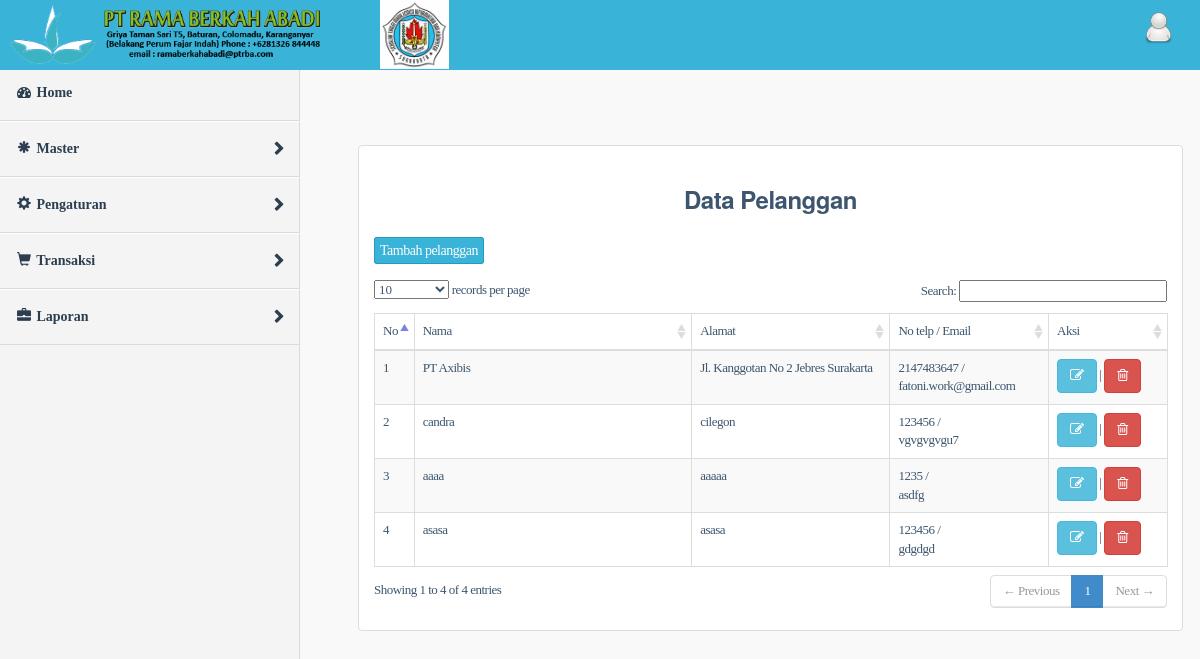
The app's page /media.php?mod=pelanggan (signed in) with its own data.
### tables this page shows
CREATE TABLE `pelanggan` (
`id`  int(25) NOT NULL ,
`nm_pelanggan`  varchar(250) NOT NULL ,
`almt_pelanggan`  varchar(250) NOT NULL ,
`no_telp`  int(25) NOT NULL ,
`email`  varchar(35) NOT NULL ,
PRIMARY KEY (`id`)
);

### mod/master/pelanggan.php (the view, shortened to what this page needs)
<link href="./css/media.css" rel="stylesheet" type="text/css">
<link href="./css/bootstrap.css" rel="stylesheet" type="text/css">
<?php
function doBrowse(){
		$no=0;
		$query=mysql_query("select * from pelanggan")or die("gagal".mysql_error());
?>
    <div class="tabelku">
	<div class="content-header"><center><h3><b><label>Data Pelanggan</label></b><h3></a></center></div>
    <div class="content-header">
		<a href="?mod=pelanggan&act=addpelanggan" class="blue_solid">Tambah pelanggan</a>
	</div>
    <br>
        <table id="example1" class="table table-bordered table-striped">
               <thead>
                    <tr>
                       <th>No</th>
                       <th>Nama</th>
					   <th>Alamat</th>
					   <th>No telp / Email</th>
                       <th>Aksi</th>
                    </tr>
               </thead>
               <tbody>
               <?php
			   while($r=mysql_fetch_array($query)){
			   $no++;
			   ?>
                    <tr>
                       <td width="5%"><?php echo"$no";?></td>
					   <td width="35%"><?php echo"$r[nm_pelanggan]";?></td>
                       <td width="25%"><?php echo"$r[almt_pelanggan]";?></td>
					   <td width="20%"><?php echo"$r[no_telp]";?> / <br><?php echo"$r[email]";?></td>
                       <td width="15%"><a href="?mod=pelanggan&act=editpelanggan&id=<?php echo"$r[id]";?>" class="btn btn-info"><i class="fa fa-edit"></i></a> |
                       <a href="aksi.php?mod=pelanggan&act=hapus_pelanggan&id=<?php echo"$r[id]";?>" class="btn btn-danger"onclick="return confirm('Apakah Anda Yakin, ingin menghapus data ini?')" ><i class="fa fa-trash-o"></i></a></td>
                    </tr>
               <?php
			   }
			   ?>
             </tbody>
        </table>
    </div>
<?php
    }
?>
<?php
switch($_GET['act']){
    default:
        doBrowse();
     break;
}
?>

### css/media.css (style rules this page uses)
html, body, div, span, applet, object, iframe, h1, h2, h3, h4, h5, h6, p, blockquote, pre, a, abbr, acronym, address, big, cite, code, del, dfn, em, img, ins, kbd, q, s, samp, small, strike, strong, sub, sup, tt, var, b, u, i, center, dl, dt, dd, ol, ul, li, fieldset, form, label, legend, table, caption, tbody, tfoot, thead, tr, th, td, article, aside, canvas, details, embed, figure, figcaption, footer, header, hgroup, menu, nav, output, ruby, section, summary, time, mark, audio, video { border: 0 none; font: inherit; margin: 0; padding: 0; vertical-align: baseline; }
th { text-align:center; }
body { line-height: 1; }
table { border-collapse: collapse; border-spacing: 0; }
* { margin: 0 auto; padding: 0; }
body { font-family: Tahoma!important; letter-spacing: -0.5px; background:#F9F9F9 !important; overflow-y: auto; overflow-x: hidden; font-size: 13px!important; }
table { border: medium none; width: 98%; }
table td, th { padding: 6px; text-align: left; }
a { color: #f05451; text-decoration: none; }
.tabelku { background: none repeat scroll 0 0 #fff; border: 1px solid #ddd; border-radius: 4px; color: #3d566e; margin-left: 23px; margin-right: 32px; margin-top: 25px; padding: 15px; }
.tabelku h3 { color:#3D566E;line-height:normal; }
.tabelku .blue_solid, .tabelku .green_btn, .tabelku .red_btn , .tabelku .yellow_btn { background: none repeat scroll 0 0 #fff !important; border-radius: 3px; color: #3d566e !important; cursor: pointer; font-size: 14px !important; height: 20px !important; padding: 5px !important; box-sizing:content-box; }
.tabelku .blue_solid { background:#39B3D7 !important; color:#fff !important; border: 1px solid #269ABC !important; }
.blue_solid, .green_btn, .yellow_btn, .red_btn { transition:all 0.5s ease-in-out 0s; -moz-transition:all 0.5s ease-in-out 0s; -ms-transition:all 0.5s ease-in-out 0s; -o-transition:all 0.5s ease-in-out 0s; -webkit-transition:all 0.5s ease-in-out 0s; }

### records on screen
pelanggan: nm_pelanggan "PT Axibis", almt_pelanggan "Jl. Kanggotan No 2 Jebres Surakarta", no_telp "2147483647", email "fatoni.work@gmail.com"
pelanggan: nm_pelanggan "candra", almt_pelanggan "cilegon", no_telp "123456", email "vgvgvgvgu7"
pelanggan: nm_pelanggan "aaaa", almt_pelanggan "aaaaa", no_telp "1235", email "asdfg"
pelanggan: nm_pelanggan "asasa", almt_pelanggan "asasa", no_telp "123456", email "gdgdgd"
